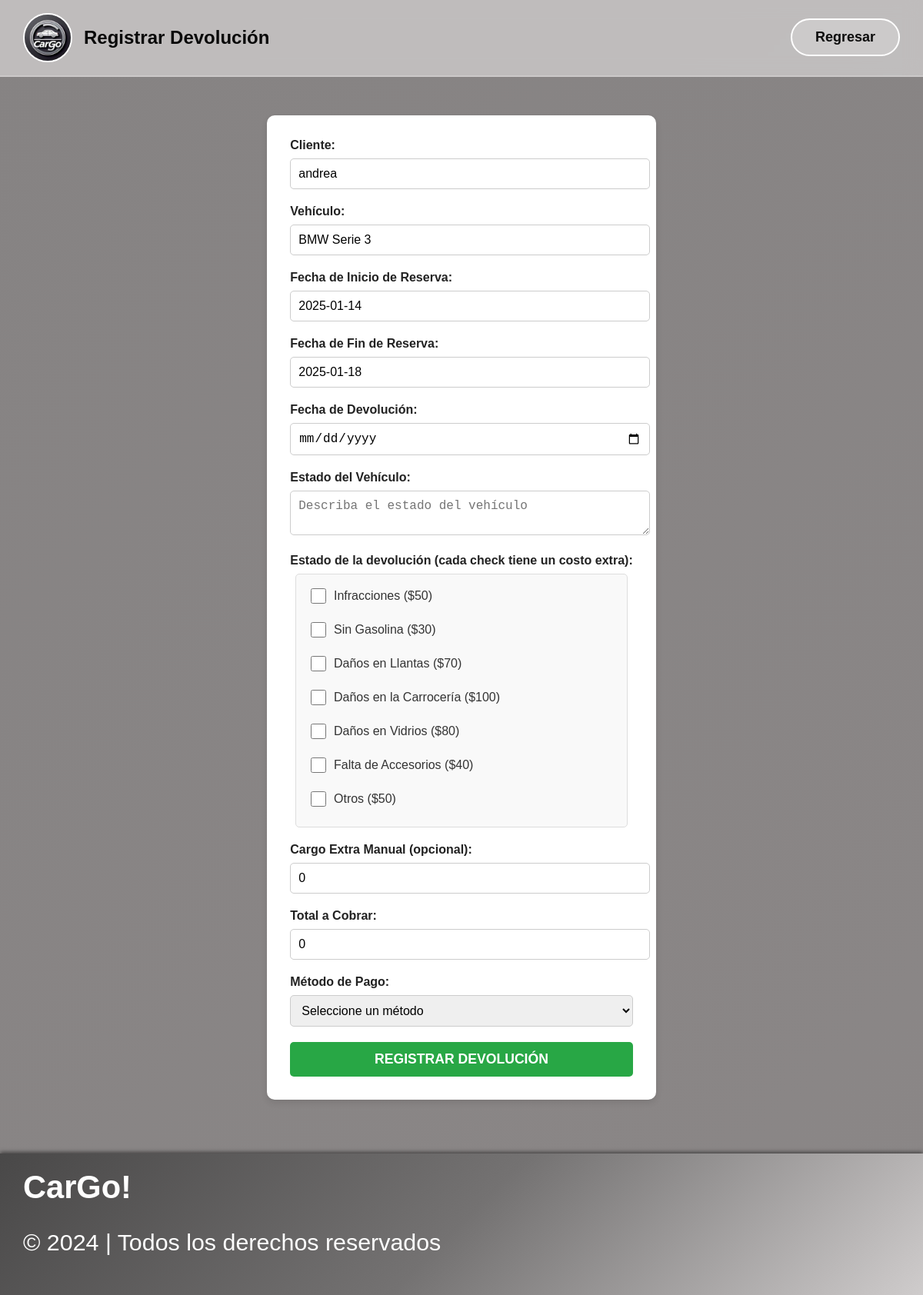
The app's page /php/Devolucion.php?id=60 with its own data.
### tables this page shows
CREATE TABLE `rentas` (
  `id` int(11) NOT NULL,
  `usuario` varchar(255) NOT NULL,
  `carro_id` int(11) NOT NULL,
  `fecha_inicio` date NOT NULL,
  `fecha_fin` date NOT NULL,
  `garantia` varchar(50) NOT NULL,
  `estado_renta` varchar(20) DEFAULT 'solicitado',
  `estado_vehiculo` varchar(50) DEFAULT NULL,
  `estado_pago` varchar(20) DEFAULT 'sin pago',
  `metodo_pago` varchar(50) NOT NULL DEFAULT 'No definido',
  `conductor` varchar(255) DEFAULT NULL,
  `fecha_devolucion` date DEFAULT NULL
);

CREATE TABLE `carros` (
  `id` int(11) NOT NULL,
  `marca` varchar(255) NOT NULL,
  `modelo` varchar(255) NOT NULL,
  `ano` int(11) NOT NULL,
  `asientos` int(11) NOT NULL,
  `placa` varchar(255) NOT NULL,
  `combustible` varchar(255) NOT NULL,
  `transmision` varchar(255) NOT NULL,
  `descripcion` text NOT NULL,
  `imagen` varchar(255) NOT NULL,
  `disponible` tinyint(1) DEFAULT 0,
  `precio` decimal(10,2) NOT NULL
);

### php/Devolucion.php (the view, shortened to what this page needs)
<!DOCTYPE html>
<html lang="es">
<head>
    <link rel="stylesheet" href="../Css/catalogos.css">
    <link rel="stylesheet" href="../Css/reserva.css">
</head>
<body>
    <header>
        <div class="logo">
            <img src="../ImagenesHome/logo.png" alt="Logo">
            <h2>Registrar Devolución</h2>
        </div>
        <div class="nav-buttons">
            <button onclick="location.href='reserva.php'" class="btn">Regresar</button>
        </div>
    </header>
    <main class="container1">
        <div class="devolucion-container">
            <form id="devolucionForm" method="POST" action="procesarDevolucion.php">
                <?php
                include "db.php";
                if (isset($_GET["id"])) {
                    $reservaId = intval($_GET["id"]);
                    $sql = "SELECT
                                r.id AS reserva_id,
                                r.fecha_inicio,
                                r.fecha_fin,
                                r.usuario AS cliente,
                                c.modelo AS vehiculo,
                                c.marca,
                                c.precio AS precio_alquiler
                            FROM rentas r
                            JOIN carros c ON r.carro_id = c.id
                            WHERE r.id = ?";
                    $stmt = $conexion->prepare($sql);
                    $stmt->bind_param("i", $reservaId);
                    $stmt->execute();
                    $resultado = $stmt->get_result();
                    if ($resultado->num_rows > 0) {
                        $reserva = $resultado->fetch_assoc();
                    } else {
                        echo "<p>Reserva no encontrada.</p>";
                        exit;
                    }
                } else {
                    echo "<p>ID de reserva no proporcionado.</p>";
                    exit;
                }
                ?>
                <div class="form-group">
                    <label for="cliente">Cliente:</label>
                    <input type="text" id="cliente" value="<?= htmlspecialchars($reserva['cliente']) ?>" readonly>
                </div>
                <div class="form-group">
                    <label for="vehiculo">Vehículo:</label>
                    <input type="text" id="vehiculo" value="<?= htmlspecialchars($reserva['marca'] . ' ' . $reserva['vehiculo']) ?>" readonly>
                </div>
                <div class="form-group">
                    <label for="fechaInicio">Fecha de Inicio de Reserva:</label>
                    <input type="text" id="fechaInicio" value="<?= htmlspecialchars($reserva['fecha_inicio']) ?>" readonly>
                </div>
                <div class="form-group">
                    <label for="fechaFin">Fecha de Fin de Reserva:</label>
                    <input type="text" id="fechaFin" value="<?= htmlspecialchars($reserva['fecha_fin']) ?>" readonly>
                </div>
                <div class="form-group">
    <label for="fechaDevolucion">Fecha de Devolución:</label>
    <input type="date" id="fechaDevolucion" name="fechaDevolucion" required>
</div>
                <div class="form-group">
                    <label for="estadoVehiculo">Estado del Vehículo:</label>
                    <textarea id="estadoVehiculo" name="estadoVehiculo" placeholder="Describa el estado del vehículo" required></textarea>
                </div>
                <div class="form-group">
                    <label>Estado de la devolución (cada check tiene un costo extra):</label>
                    <div class="checkbox-group">
                        <label><input type="checkbox" name="extras[]" value="Infracciones-50"> Infracciones ($50)</label>
                        <label><input type="checkbox" name="extras[]" value="SinGasolina-30"> Sin Gasolina ($30)</label>
                        <label><input type="checkbox" name="extras[]" value="DañosLlantas-70"> Daños en Llantas ($70)</label>
                        <label><input type="checkbox" name="extras[]" value="DañosCarroceria-100"> Daños en la Carrocería ($100)</label>
                        <label><input type="checkbox" name="extras[]" value="DañosVidrios-80"> Daños en Vidrios ($80)</label>
                        <label><input type="checkbox" name="extras[]" value="FaltaAccesorios-40"> Falta de Accesorios ($40)</label>
                        <label><input type="checkbox" name="extras[]" value="Otros-50"> Otros ($50)</label>
                    </div>
                </div>
                <div class="form-group">
                    <label for="cargoExtra">Cargo Extra Manual (opcional):</label>
                    <input type="number" id="cargoExtra" name="cargoExtra" placeholder="Monto adicional" value="0" min="0">
                </div>
                <div class="form-group">
                    <label for="totalCargo">Total a Cobrar:</label>
                    <input type="text" id="totalCargo" name="totalCargo" value="0" readonly>
                </div>
                <div class="form-group">
                    <label for="metodoPago">Método de Pago:</label>
                    <select id="metodoPago" name="metodoPago" required>
                        <option value="" disabled selected>Seleccione un método</option>
                    </select>
                </div>
                <div class="form-buttons">
                    <button type="submit" class="btn-primary">Registrar Devolución</button>
                </div>
            </form>
        </div>
    </main>
    <footer class="fixed-footer">
        <div class="footer-text">
            <h2>CarGo!</h2>
            <p>&copy; 2024 | Todos los derechos reservados</p>
        </div>
    </footer>
</body>
</html>

### Css/catalogos.css (style rules this page uses)
body { margin: 0; padding: 0; background: linear-gradient(135deg, #868383, #8f8a8a, #666565); background-size: 400% 400%; animation: gradientAnimation 15s ease infinite; font-family: Arial, sans-serif; box-sizing: border-box; overflow-x: hidden; }
header { background: rgba(216, 212, 212, 0.7); color: rgb(8, 8, 8); display: flex; justify-content: space-between; align-items: center; padding: 15px 30px; position: fixed; top: 0; left: 0; width: 100%; z-index: 1000; border-bottom: 2px solid rgba(255, 255, 255, 0.2); backdrop-filter: blur(10px); box-sizing: border-box; }
.logo { display: flex; align-items: center; gap: 15px; }
.logo img { width: 60px; height: 60px; border-radius: 50%; object-fit: cover; border: 2px solid white; }
.nav-buttons { display: flex; gap: 20px; }
.nav-buttons button { font-weight: bold; padding: 12px 30px; font-size: 18px; color: rgb(12, 12, 12); border: 2px solid white; border-radius: 30px; background: rgba(255, 255, 255, 0.2); cursor: pointer; transition: background 0.3s ease-in-out, transform 0.3s ease-in-out; }
.fixed-footer { background: linear-gradient(135deg, #494848, #747272, #cfcccc); color: white; padding: 20px 30px; display: flex; justify-content: space-between; align-items: center; box-shadow: 0 -2px 5px rgba(0, 0, 0, 0.5); }
.footer-text { flex: 1; text-align: left; }
.footer-text h2 { font-size: 2.6rem; font-weight: bold; margin: 0; }
.footer-text p { font-size: 1.9rem; }
.container1 { margin-top: 100px; display: flex; flex-direction: column; gap: 20px; padding: 20px; }
footer { margin-top: 20px; text-align: center; padding: 10px; background: #333; color: white; }

### Css/reserva.css (style rules this page uses)
.devolucion-container { max-width: 800px; background: #ffffff; padding: 30px; margin: 30px auto; border-radius: 10px; box-shadow: 0px 4px 8px rgba(0, 0, 0, 0.1); font-family: 'Arial', sans-serif; }
.devolucion-container .form-group { margin-bottom: 20px; }
.devolucion-container label { display: block; font-weight: bold; margin-bottom: 8px; color: #222; }
.devolucion-container input, .devolucion-container textarea, .devolucion-container select { width: 100%; padding: 10px; border: 1px solid #ccc; border-radius: 5px; font-size: 1rem; transition: border-color 0.3s ease; }
.checkbox-group { display: flex; flex-direction: column; gap: 10px; background: #f9f9f9; padding: 15px; border-radius: 5px; border: 1px solid #ddd; max-width: 400px; margin: 0 auto; }
.checkbox-group label { font-weight: 400; font-size: 16px; display: flex; align-items: center; color: #333; cursor: pointer; }
.checkbox-group input[type="checkbox"] { margin-right: 10px; width: 20px; height: 20px; accent-color: #007bff; }
.btn-primary { display: block; width: 200px; width: 100%; background-color: #28a745; color: white; padding: 12px; border: none; border-radius: 5px; cursor: pointer; font-size: 1.1rem; font-weight: bold; text-transform: uppercase; margin-top: 10px; transition: transform 0.2s ease; }

### records on screen
rentas: usuario "andrea", carro.modelo "BMW Serie 3", fecha_inicio "2025-01-14", fecha_fin "2025-01-18"
